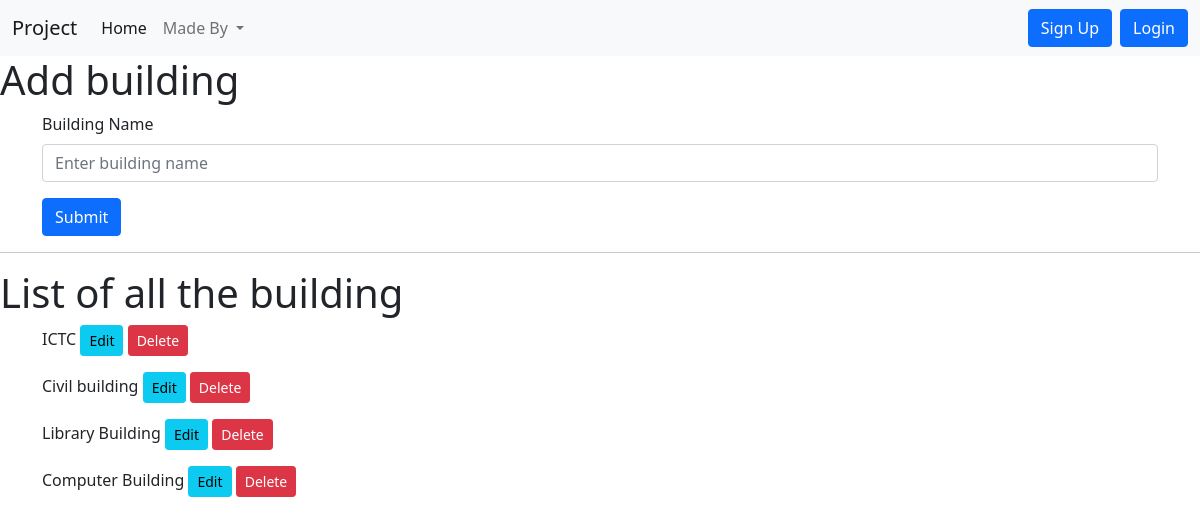
/addbuilding, run on an earlier commit of the app's database.
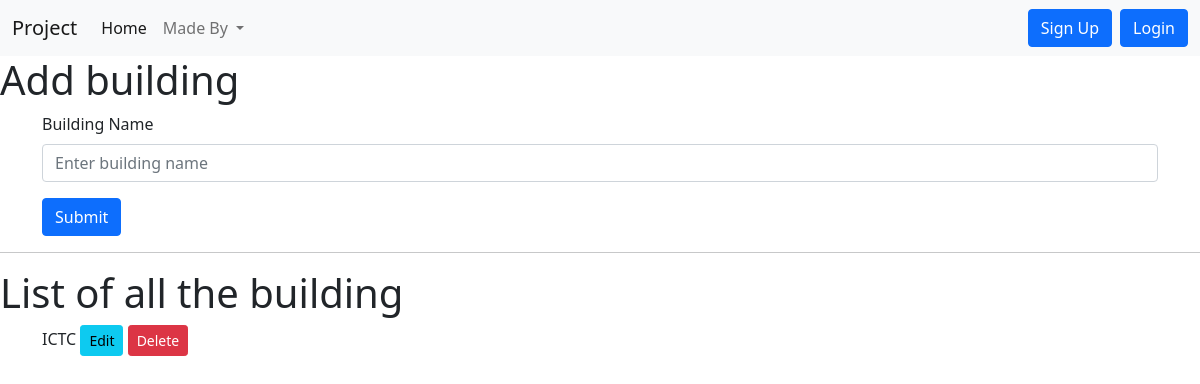
And on a later commit of the database.
### home/models.py (models this page shows, shortened)
class Addbuilding(models.Model):
    buildingname=models.CharField(max_length=122)
    rooms=models.ManyToManyField(Addroom,blank=True)

### home/views.py (the view)
# urls.py: path("addbuilding",views.addbuilding,name='addbuilding'),
def addbuilding(request):
    if request.method == "POST":
        buildingname = request.POST.get('buildingname')
        addbuilding = Addbuilding(buildingname=buildingname)
        addbuilding.save()
        messages.success(request, 'Building added')
    allbuilding_data = Addbuilding.objects.all()
    data={
        'allbuilding_data':allbuilding_data,
    }
    return render(request, "addbuilding.html",data)

### templates/addbuilding.html (shortened to what this page needs)
{% extends 'base.html' %}
{% block addbuildingcontent %}
{% if addbuilding_data %}
<h1>Update building</h1>
<div class="container">
    <form method="post" action="{% url 'updatebuildingfunc' addbuilding_data.id %}">
      {% csrf_token %}
      <div class="mb-3">
        <label for="buildingname" class="form-label">Building Name</label>
        <input value="{{addbuilding_data.buildingname}}" type="text" required class="form-control"
            id="buildingname" name="buildingname" placeholder="Enter building name">
      </div>
      <button type="submit" class="btn btn-primary">Update</button>
    </form>
</div>
<div class="container">
    <h3>Selected room</h3>
    <div>
      {% for rib in roomsinbuilding %}
      <p>
        {{rib.roomname}}
        <a href="{% url 'deleteroomfrombuilding' rib.id addbuilding_data.id%}"><button
            class="btn btn-danger btn-sm">Delete</button></a>
    </p>
      {% endfor %}
    </div>
    <hr>
    <h3>Remaining rooms</h3>
    <div>
      {% for rrd in removedroom_data %}
      <p>{{rrd.roomname}}
       <a href="{% url 'addroominbuilding' rrd.id addbuilding_data.id%}">
        <button class="btn btn-info btn-sm">Add</button></a>
      </p>
      {% endfor %}
    </div>
    <hr>
    <h3>All rooms</h3>
    <div>
      {% for ard in allroom_data %}
      <p>{{ard.roomname}}</p>
      {% endfor %}
    </div>
    <hr>
</div>
{% else %}
<h1>Add building</h1>
<div class="container">
  <form method="post" action="/addbuilding">
    <div class="mb-3">
      <label for="buildingname" class="form-label">Building Name</label>
      <input type="text" required class="form-control" id="buildingname" name="buildingname" placeholder="Enter building name">
    </div>
    <button type="submit" class="btn btn-primary">Submit</button>
  </form>
</div>
{% endif %}
<hr>
<h1>List of all the building</h1>
<div class="container">
    {% for abd in allbuilding_data %}
    <p>{{abd.buildingname}}
        <a href="{% url 'updatebuilding' abd.id %}"><button class="btn btn-info btn-sm">Edit</button></a>
        <a href="{% url 'deletebuilding' abd.id %}"><button class="btn btn-danger btn-sm">Delete</button></a>
    </p>
    {% endfor %}
</div>
{% endblock addbuildingcontent %}

What changed in the data, as far as the page shows it:
removed Addbuilding: buildingname "Civil building"
removed Addbuilding: buildingname "Library Building"
removed Addbuilding: buildingname "Computer Building"
